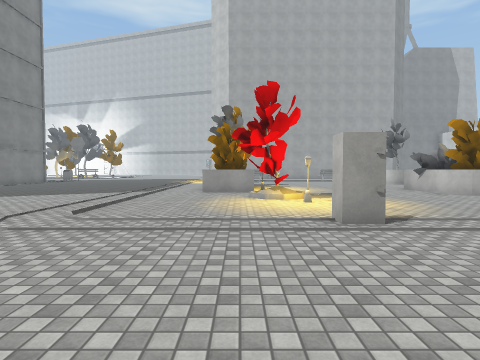
[1] (above)

24 first-person views from a walk through a Unity game level. The camera is 1.5 m above the floor, tilts 2° down and sees 80° across. The floor is counted in squares, 2 m on a side. Each view is taken from the middle of a square. On the plan, view 1 faces up. The plan holds only what a view shows up to about 10 squares ahead; the rest is blank. The place goes on beyond the plan. Some surface patterns are stand-ins.

[2]
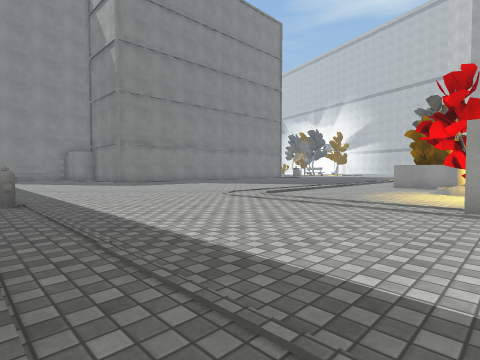

[3]
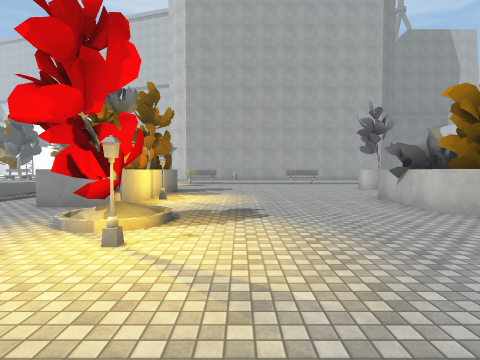

[4]
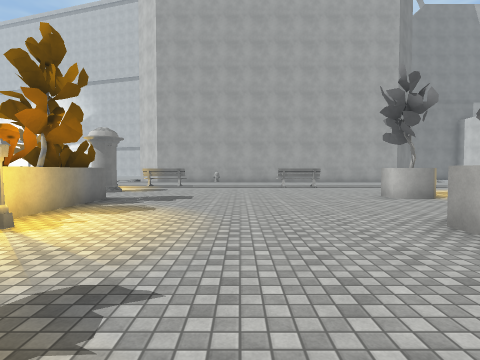

[5]
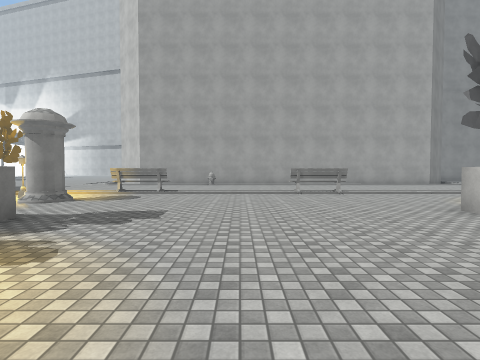

[6]
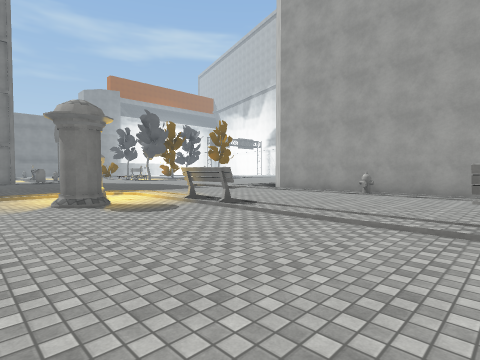

[7]
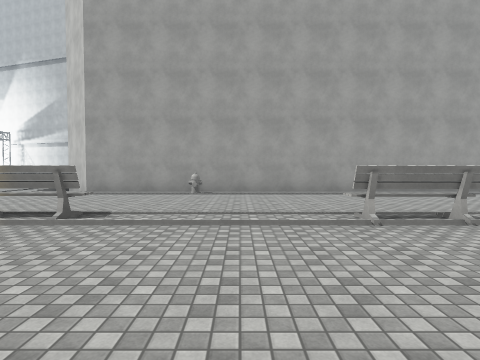

[8]
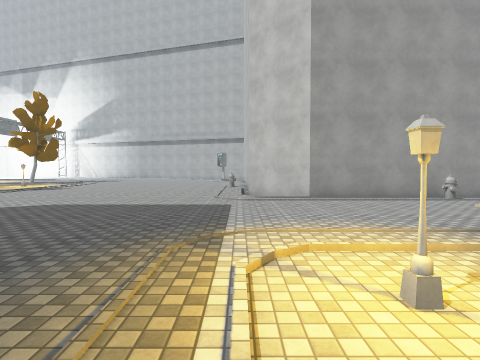

[9]
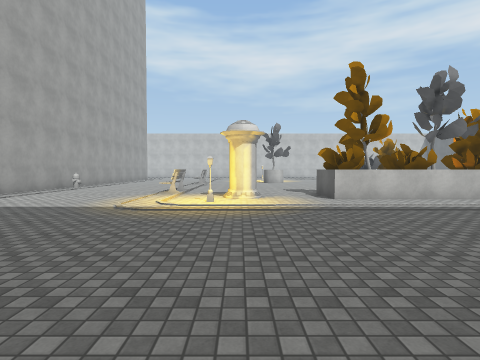

[10]
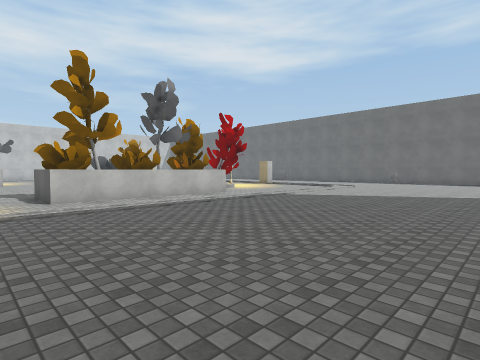

[11]
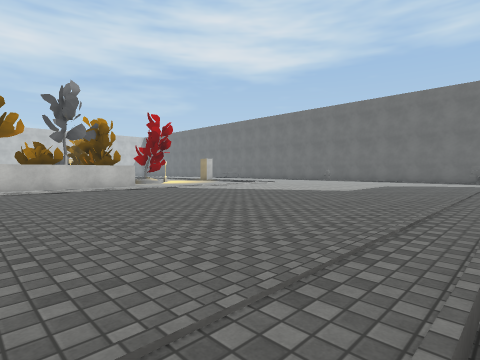

[12]
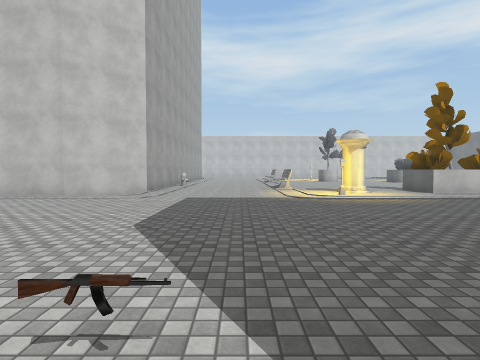

[13]
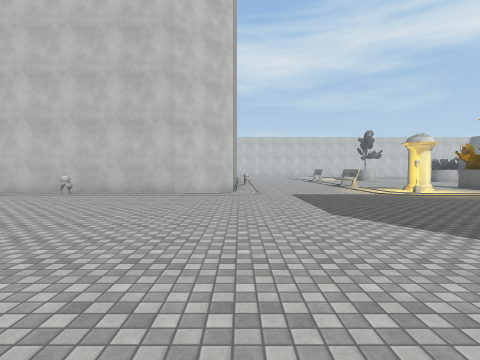

[14]
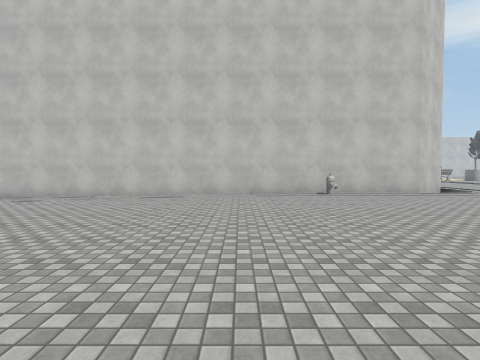

[15]
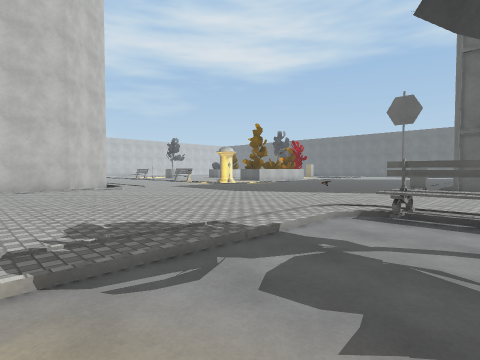

[16]
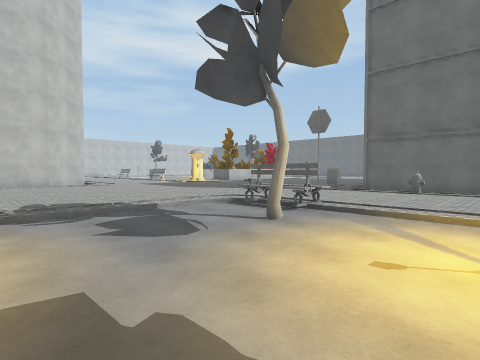

[17]
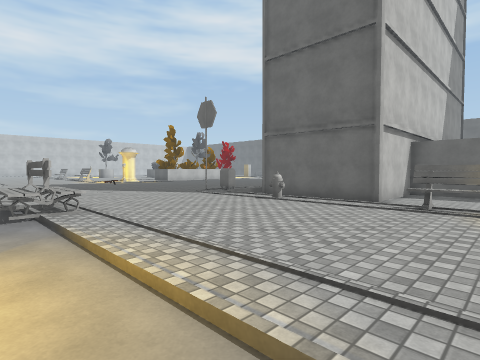

[18]
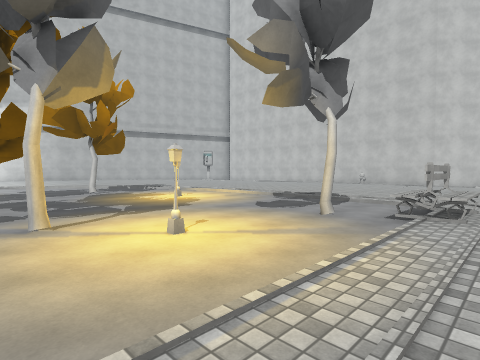

[19]
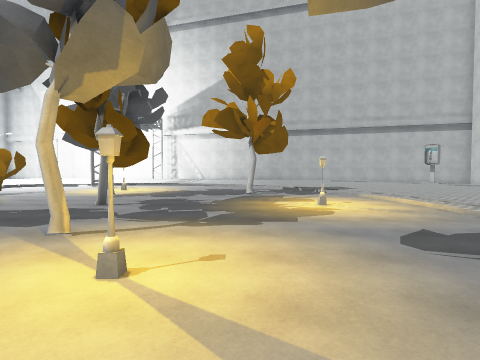

[20]
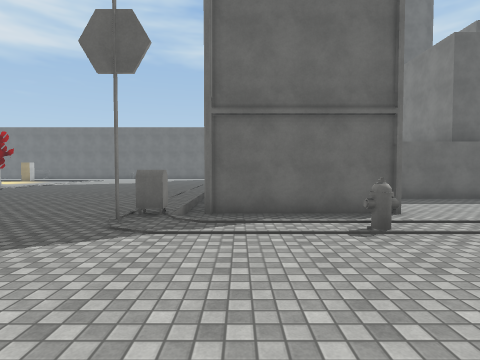

[21]
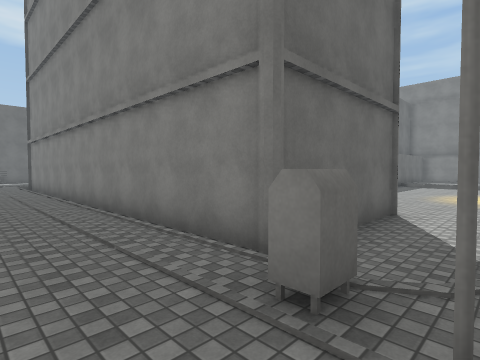

[22]
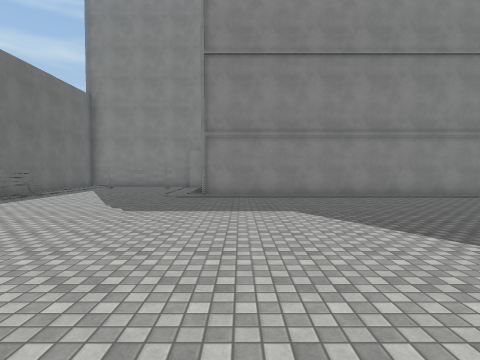

[23]
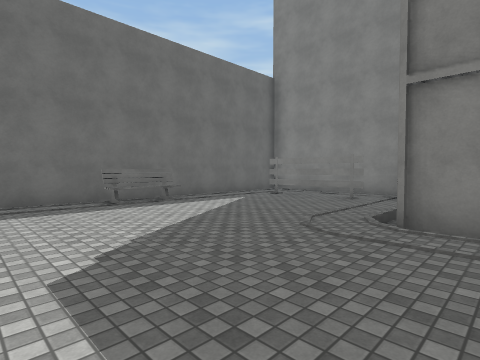

[24]
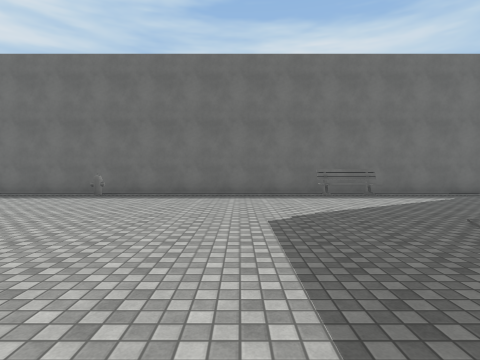

### Floor plan
Key: @ floor where view 1 was taken; # wall or solid block; x gap in a wall; . main floor; - floor 0.25 m lower than the main floor; / step, stairs or slope; L lamp; B bench; T tree; S sign; M mailbox; O other object.
Columns run from 19 left of view 1 to 8 right of it. Each row starts with its distance up from view 1.
 39                  #
 38              ..- #
 37            ..../ #
 36  ..       ...../ #
 35 ....../......... #
 34 ...#............/#
 33 ......./......../#
 32 x ...L./......../#
 31 ......./........##
 30 ......./........O
 29 .T...../......../#
 28 ......./......../#
 27 ..L..T./......../#
 26 ......./......../-##########
 25 /////BB........../////O.....
 24 ...........................
 23 .........O..................
 22 ............................
 21 ............................
 20 BB//O//.S........//BB////BB/
 19 -------/M......./L..........
 18 ---####/......../.O.........
 17 ---#  #/......../...........
 16 ---#  #/......../..........O
 15 ####  #/......../.##........
 14       #/......../.##........
 13       #/......../.##........
 12       #/......../.##L.....O
 11       #/......../.##......OO
 10       #/......../.##......OO
  9       #/......../.. O.....OO
  8       #/......../...O......
  7       #/......../....L....
  6       #/......../........
  5       #/......../.......
  4     .................O.
  3  #/.#..................
  2  #/.#.................
  1  #/.#.................
  0    ./..BB......O...@..
 -1    ////BB/////////////
 -2    #################

Where each view was taken, in squares from view 1:
view 1: 0 up, 0 right, facing up
view 2: 1 down, 2 right, facing up-left
view 3: 4 up, 3 right, facing up
view 4: 8 up, 4 right, facing up
view 5: 11 up, 4 right, facing up
view 6: 16 up, 6 right, facing up-left
view 7: 16 up, 4 right, facing up
view 8: 17 up, 3 left, facing up
view 9: 18 up, 9 left, facing right
view 10: 17 up, 9 left, facing down-right
view 11: 15 up, 12 left, facing down-right
view 12: 22 up, 11 left, facing right
view 13: 25 up, 12 left, facing right
view 14: 33 up, 12 left, facing right
view 15: 30 up, 14 left, facing down-right
view 16: 30 up, 17 left, facing down-right
view 17: 26 up, 19 left, facing down-right
view 18: 24 up, 19 left, facing up-right
view 19: 25 up, 16 left, facing up
view 20: 24 up, 13 left, facing down
view 21: 20 up, 10 left, facing down-left
view 22: 6 up, 3 left, facing left
view 23: 6 up, 8 left, facing down-left
view 24: 8 up, 8 left, facing down
